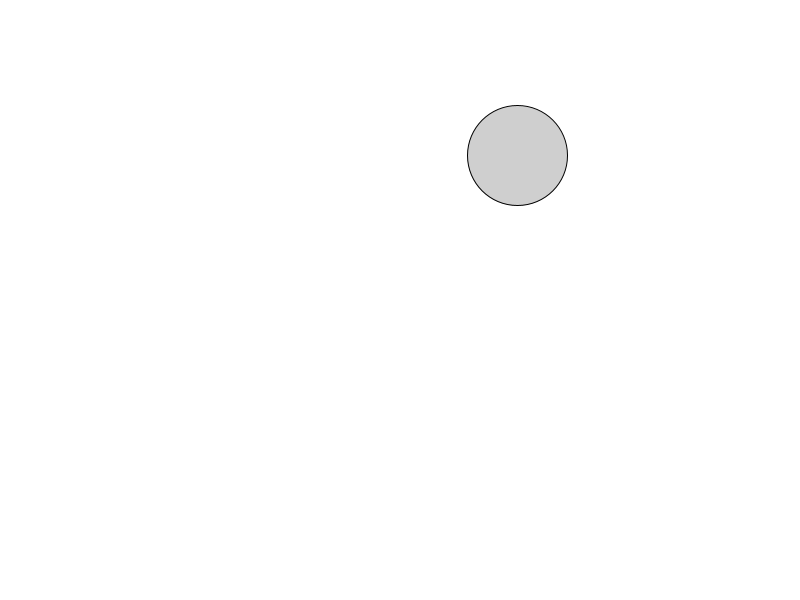
Frame 1 (no input)
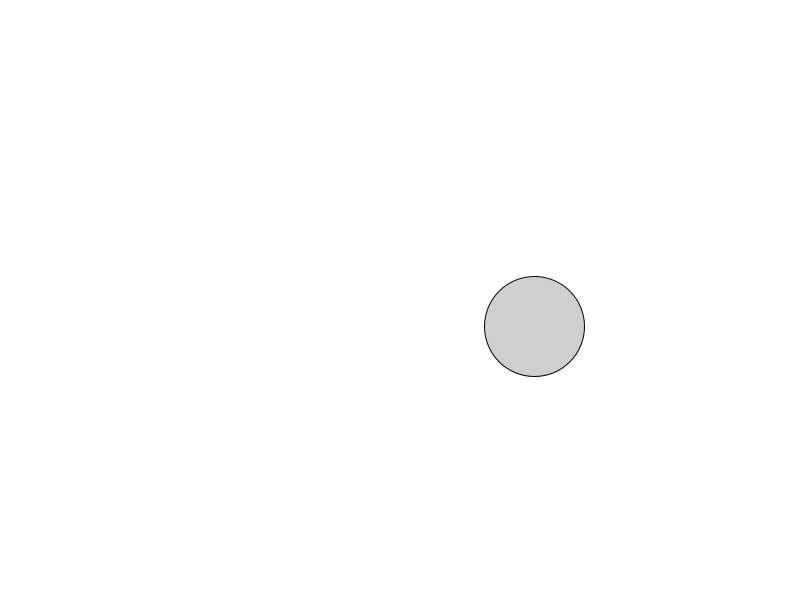
Frame 60 (the mouse pressed at the canvas centre just before this capture)
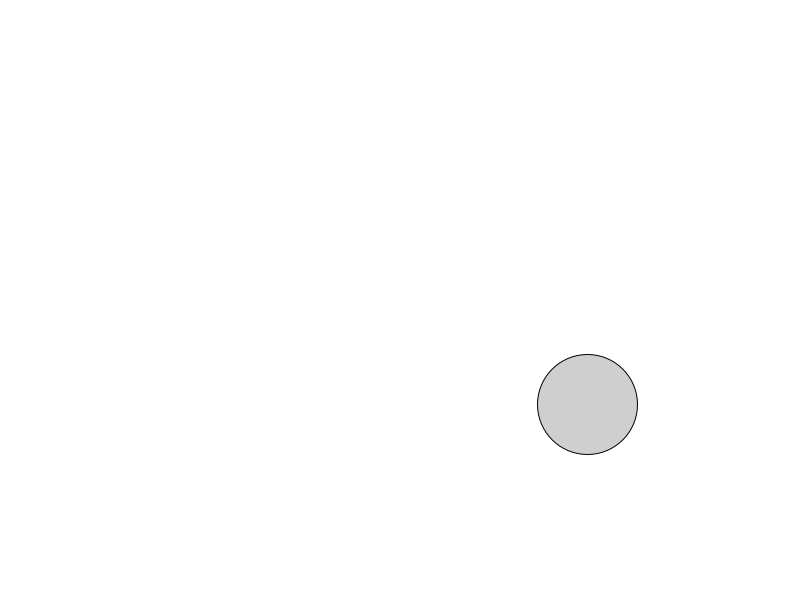
Frame 120 (the mouse held since frame 60 and released just before this capture)

The Processing sketch that drew these frames (run headless with seeded random() and noise(); from frame 60 on, the mouse is pressed at the canvas centre):

// Processing sketch: Question3
// ── Question3.pde
Obj myObject; 

void setup() {
  size(800, 600); 

  myObject = new Obj();
}

void draw() {
  background(255); 

  PVector gravity = new PVector(0, .1*myObject.mass); 
  PVector wind = new PVector(0.1, 0); 

  myObject.display(); 
  myObject.move(); 
  myObject.checkBoundaries();  
  myObject.addForce(gravity);
  myObject.addForce(wind);

}

// ── Obj.pde
class Obj {
  float mass; 
  PVector pos, vel, accel;

  Obj() {
    pos = new PVector(random(width), random(height)); 
    vel = new PVector(0, 0); 
    accel = new PVector(0, 0);

    mass = 10.0;
    
  }

  void display() {
    fill(50, 60) ;
    ellipse(pos.x, pos.y, mass*10, mass*10);
  }

  void move() {
    vel.add(accel); 
    pos.add(vel); 

    accel.mult(0);
  }


  void checkBoundaries() {
    if (pos.x > width){
      pos.x = width;
      vel.x *= -1;

    }else if (pos.x < 0){
      vel.x *= -1;
      pos.x = 0;
    }
    if(pos.y > height){
      vel.y *= -1;
      pos.y = height;
    }
  }

  //cuse the force = mass*acceleration formula to calc here  
  void addForce(PVector force) {
    force.div(mass);
    accel.add(force);
  }
}
